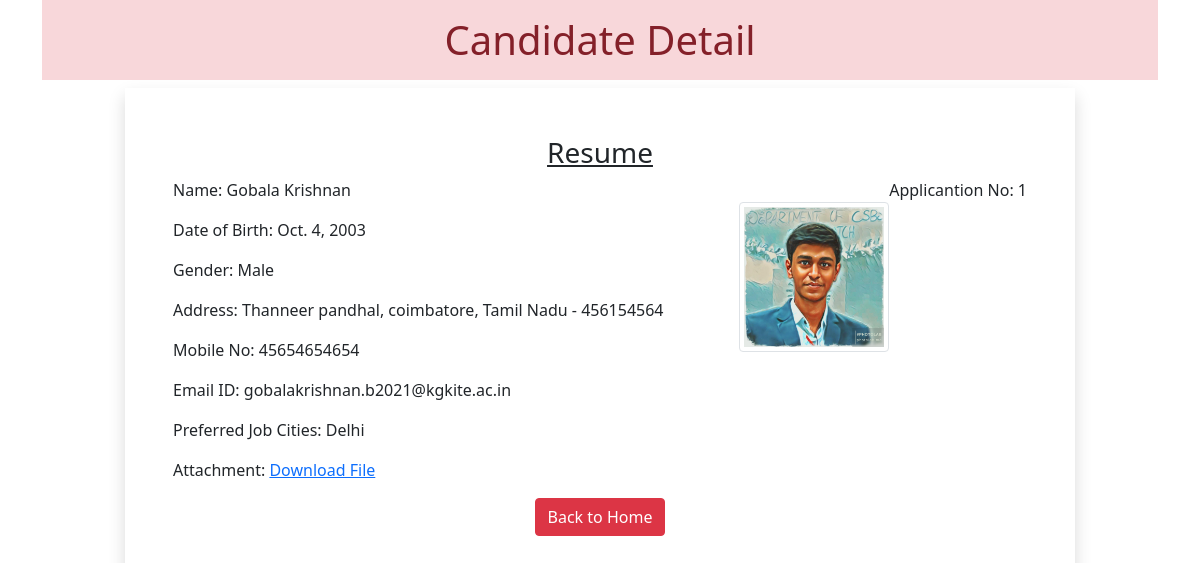
The page /1 on the database its author committed.
### myapp/models.py (models this page shows)
class Resume(models.Model):
 name = models.CharField(max_length=100)
 dob = models.DateField(auto_now=False, auto_now_add=False)
 gender = models.CharField(max_length=100)
 locality = models.CharField(max_length=100)
 city = models.CharField(max_length=100)
 pin = models.PositiveIntegerField()
 state = models.CharField(choices=STATE_CHOICE, max_length=50)
 mobile = models.PositiveIntegerField()
 email = models.EmailField()
 job_city = models.CharField(max_length=50)
 profile_image = models.ImageField(upload_to='profileimg', blank=True)
 my_file = models.FileField(upload_to='doc', blank=True)

### myapp/views.py (the view)
# urls.py: path('<int:pk>', views.CandidateView.as_view(), name='candidate')
class CandidateView(View):
    def get(self, request, pk):
         candidate = Resume.objects.get(pk=pk)
         return render(request, 'candidate.html', {'candidate':candidate})

### myapp/templatetags/myfilter.py (called while the page is built)
@register.filter(name='remove_special')
def remove_chars(value, arg):
 for character in arg:
  value = value.replace(character, "")
 return value

### myapp/templates/candidate.html (shortened to what this page needs)
<!DOCTYPE html>
{% load myfilter %}
<html lang="en">
<head>
    <link href="https://cdn.jsdelivr.net/npm/bootstrap@5.0.0-beta2/dist/css/bootstrap.min.css" rel="stylesheet">
</head>
<body>
    <div class="container">
        <h1 class="alert-danger text-center p-3">Candidate Detail</h1>
        <div class="row">
         <div class="col-sm-10 shadow p-5 offset-sm-1">
          <h3 class="text-center"><u>Resume</u></h3>
          <p class="float-end">Applicantion No: {{candidate.id}}</p>
          <img src="{{candidate.profile_image.url}}" alt="" class="img-fluid img-thumbnail float-end mt-4" width="150" height="150">
          <p>Name: {{candidate.name}}</p>
          <p>Date of Birth: {{candidate.dob}}</p>
          <p>Gender: {{candidate.gender}}</p>
          <p>Address: {{candidate.locality}}, {{candidate.city}}, {{candidate.state}} - {{candidate.pin}}</p>
          <p>Mobile No: {{candidate.mobile}}</p>
          <p>Email ID: {{candidate.email}}</p>
          <p>Preferred Job Cities: {{candidate.job_city|remove_special:"[]'"}}</p>
          <p>Attachment: <a href="{{candidate.my_file.url}}">Download File</a></p>
         <div class="text-center">
          <a href="/" class="btn btn-danger">Back to Home</a>
         </div>
         </div>
        </div>
       </div>
</body>
</html>

### rows shown on the page
Resume: id "1", profile_image (picture), name "Gobala Krishnan", dob "Oct. 4, 2003", gender "Male", locality "Thanneer pandhal", city "coimbatore", state "Tamil Nadu", pin "456154564", mobile "45654654654", email "gobalakrishnan.b2021@kgkite.ac.in", job_city|remove_special "Delhi"
